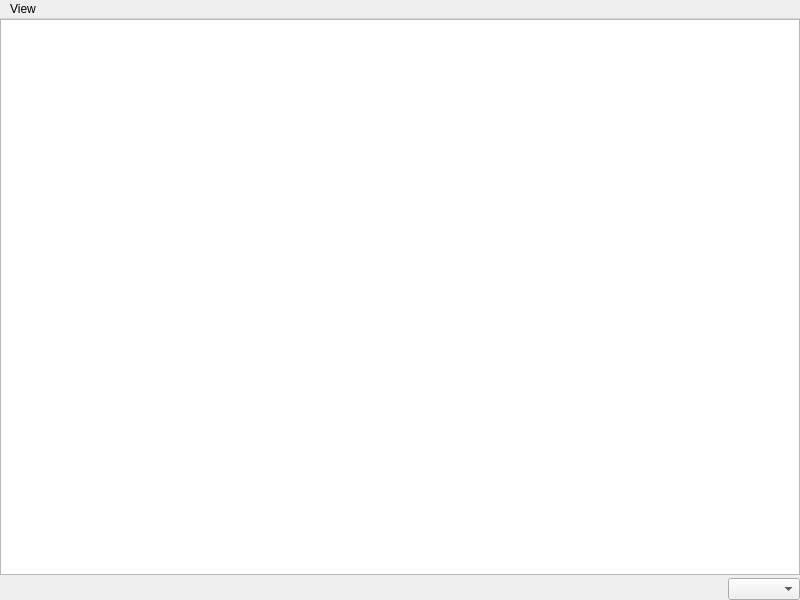
<?xml version="1.0" encoding="UTF-8"?>
<ui version="4.0">
 <class>BuildingPreviewWindow</class>
 <widget class="QMainWindow" name="BuildingPreviewWindow">
  <property name="geometry">
   <rect>
    <x>0</x>
    <y>0</y>
    <width>800</width>
    <height>600</height>
   </rect>
  </property>
  <property name="windowTitle">
   <string>Building Preview</string>
  </property>
  <widget class="QWidget" name="centralwidget">
   <layout class="QGridLayout" name="gridLayout">
    <property name="verticalSpacing">
     <number>3</number>
    </property>
    <property name="margin">
     <number>0</number>
    </property>
    <item row="1" column="0">
     <widget class="QWidget" name="widget" native="true">
      <layout class="QHBoxLayout" name="horizontalLayout">
       <property name="margin">
        <number>0</number>
       </property>
       <item>
        <spacer name="horizontalSpacer">
         <property name="orientation">
          <enum>Qt::Horizontal</enum>
         </property>
         <property name="sizeHint" stdset="0">
          <size>
           <width>616</width>
           <height>20</height>
          </size>
         </property>
        </spacer>
       </item>
       <item>
        <widget class="QComboBox" name="zoomComboBox"/>
       </item>
      </layout>
     </widget>
    </item>
    <item row="0" column="0">
     <widget class="BuildingEditor::BuildingPreviewView" name="graphicsView"/>
    </item>
   </layout>
  </widget>
  <widget class="QMenuBar" name="menubar">
   <property name="geometry">
    <rect>
     <x>0</x>
     <y>0</y>
     <width>800</width>
     <height>21</height>
    </rect>
   </property>
   <widget class="QMenu" name="menuView">
    <property name="title">
     <string>View</string>
    </property>
    <addaction name="actionZoom_In"/>
    <addaction name="actionZoom_Out"/>
    <addaction name="actionNormal_Size"/>
   </widget>
   <addaction name="menuView"/>
  </widget>
  <action name="actionZoom_In">
   <property name="text">
    <string>Zoom In</string>
   </property>
  </action>
  <action name="actionZoom_Out">
   <property name="text">
    <string>Zoom Out</string>
   </property>
  </action>
  <action name="actionNormal_Size">
   <property name="text">
    <string>Normal Size</string>
   </property>
  </action>
 </widget>
 <customwidgets>
  <customwidget>
   <class>BuildingEditor::BuildingPreviewView</class>
   <extends>QGraphicsView</extends>
   <header>BuildingEditor/buildingpreviewwindow.h</header>
  </customwidget>
 </customwidgets>
 <resources/>
 <connections/>
</ui>
